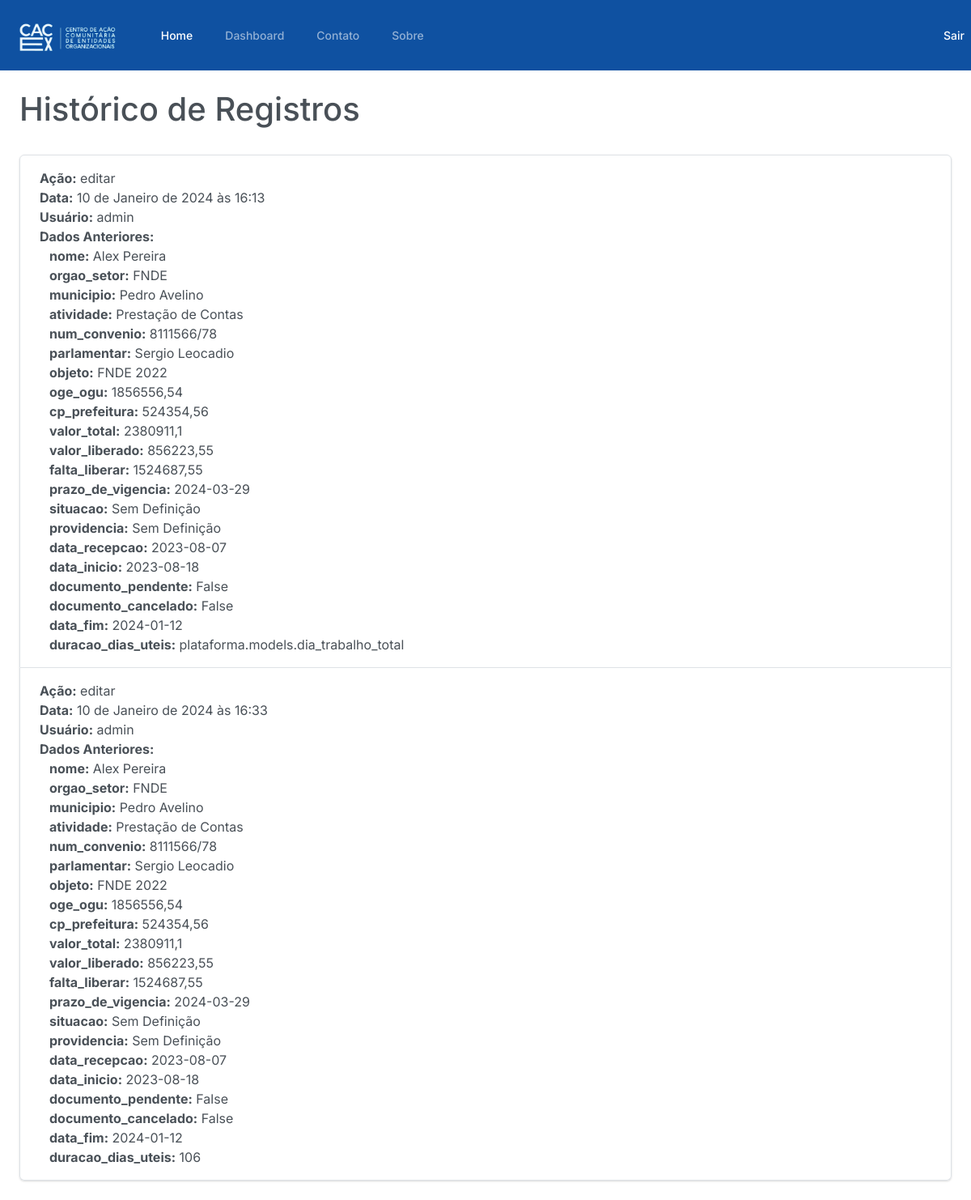
Screenshot of /historico/ (signed in) with the database file from the repository.
### plataforma/models.py (models this page shows, shortened)
class Historico(models.Model):
    usuario = models.ForeignKey(CustomUser, on_delete=models.CASCADE)
    acao = models.CharField(max_length=255)
    data = models.DateTimeField(auto_now_add=True)
    dados_anteriores = models.JSONField(default=dict, encoder=DecimalJSONEncoder)
    registro = models.ForeignKey(RegistroFuncionarios, on_delete=models.CASCADE)

### autenticar/models.py (models this page shows)
class CustomUser(AbstractUser):
    reset_password_token = models.CharField(max_length=32, blank=True, null=True)
    groups = models.ManyToManyField(
        'auth.Group',
        related_name='customuser_set',
        related_query_name='user',
        blank=True,
        verbose_name='groups',
        help_text='The groups this user belong to. A user will get all permissions granted to each of their groups.',
    )
    user_permissions = models.ManyToManyField(
        'auth.Permission',
        related_name='customuser_set',
        related_query_name='user',
        blank=True,
        verbose_name='user permissions',
        help_text='Specific permissions for this user.'
    )

### plataforma/views.py (the view)
# urls.py: path('historico/', views.historico, name='historico'),
def historico(request):
    historico_registros = Historico.objects.all()
    context = {
        'historico_registros': historico_registros
    }
    return render(request, 'historico_template.html', context)

### plataforma/templates/historico_template.html (shortened to what this page needs)
{% extends "base.html" %}
{% load static %}
{% load humanize %}
{% load custom_filters %}
{% block container %}
    <div class="m-4">
      <h1>Histórico de Registros</h1> <br>
      <ul class="list-group">
        {% for historico in historico_registros %}
          <li class="list-group-item justify-content-between align-items-center">
            <strong>Ação:</strong> {{ historico.acao }}<br>
            <strong>Data:</strong> {{ historico.data }}<br>
            <strong>Usuário:</strong> {{ historico.usuario }}<br>
            <strong>Dados Anteriores:</strong> <br>
            <div class="container">
              {% for key, value in historico.dados_anteriores.items %}
                <strong>{{ key }}:</strong> {{ value }} <br>
              {% endfor %}
            </div>
          </li>
        {% endfor %}
      </ul>
    </div>
{% endblock container %}

### rows the page displays
Historico: acao "editar", data "10 de Janeiro de 2024 às 16:13", usuario "admin", dados_anteriores "nome" "orgao_setor" "municipio" "atividade" "num_convenio" "parlamentar" "objeto" "oge_ogu" "cp_prefeitura" "valor_total" "valor_liberado" "falta_liberar" "prazo_de_vigencia" "situacao" "providencia" "data_recepcao" "data_inicio" "documento_pendente" "documento_cancelado" "data_fim" "duracao_dias_uteis", dados_anteriores "Alex Pereira" "FNDE" "Pedro Avelino" "Prestação de Contas" "8111566/78" "Sergio Leocadio" "FNDE 2022" "1856556,54" "524354,56" "2380911,1" "856223,55" "1524687,55" "2024-03-29" "Sem Definição" "Sem Definição" "2023-08-07" "2023-08-18" "False" "False" "2024-01-12" "plataforma.models.dia_trabalho_total"
Historico: acao "editar", data "10 de Janeiro de 2024 às 16:33", usuario "admin", dados_anteriores "nome" "orgao_setor" "municipio" "atividade" "num_convenio" "parlamentar" "objeto" "oge_ogu" "cp_prefeitura" "valor_total" "valor_liberado" "falta_liberar" "prazo_de_vigencia" "situacao" "providencia" "data_recepcao" "data_inicio" "documento_pendente" "documento_cancelado" "data_fim" "duracao_dias_uteis", dados_anteriores "Alex Pereira" "FNDE" "Pedro Avelino" "Prestação de Contas" "8111566/78" "Sergio Leocadio" "FNDE 2022" "1856556,54" "524354,56" "2380911,1" "856223,55" "1524687,55" "2024-03-29" "Sem Definição" "Sem Definição" "2023-08-07" "2023-08-18" "False" "False" "2024-01-12" "106"
